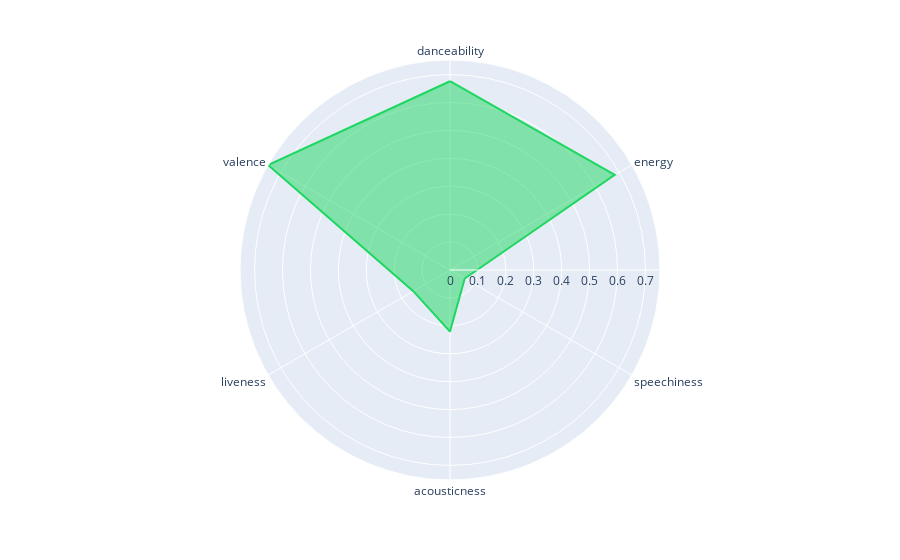

Notebook source saved alongside this figure:
### Code cell
plots_generator = plots.Plots()
plots_generator.radarPlot(playlist.getFeatures())

### Figure 1 — Plotly figure (JSON) as saved in the notebook; plotly's stock layout.template omitted (floating-point values rounded to 4 significant figures)
{"data": [{"fill": "toself", "hovertemplate": "r=%{r}<br>theta=%{theta}<extra></extra>", "legendgroup": "", "line": {"color": "#1ED760", "dash": "solid"}, "marker": {"symbol": "circle"}, "mode": "lines", "name": "", "r": [0.6761, 0.6813, 0.0609, 0.2205, 0.1519, 0.7522, 0.6761], "showlegend": false, "subplot": "polar", "theta": ["danceability", "energy", "speechiness", "acousticness", "liveness", "valence", "danceability"], "type": "scatterpolar"}], "layout": {"legend": {"tracegroupgap": 0}, "margin": {"t": 60}, "polar": {"angularaxis": {"direction": "clockwise", "rotation": 90}, "domain": {"x": [0, 1], "y": [0, 1]}}}}
